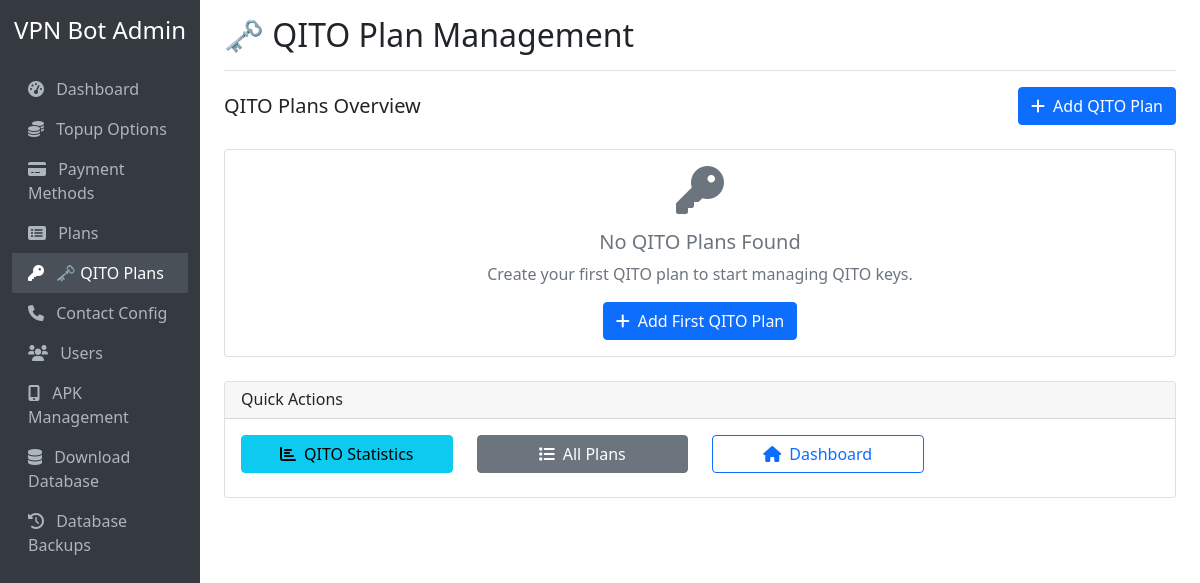
Before: /qito with the older database file.
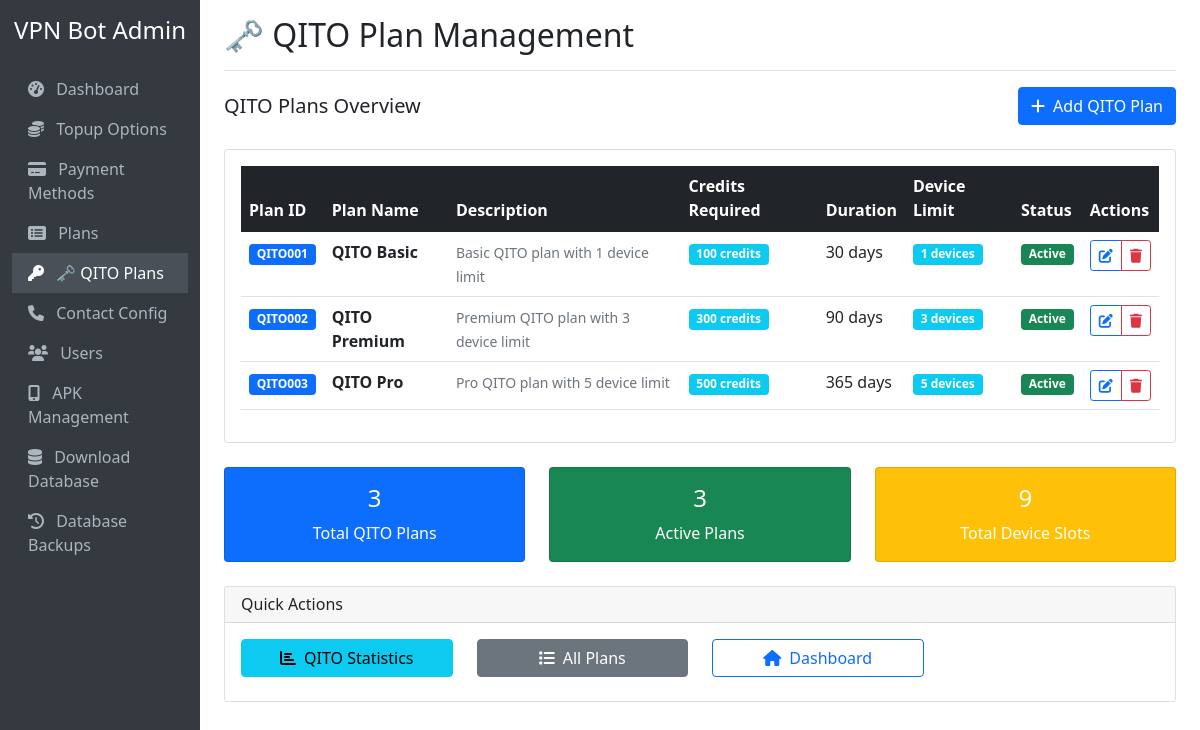
After: the same page with the newer database file.
### tables this page shows
CREATE TABLE "plans" (
                id INTEGER PRIMARY KEY AUTOINCREMENT,
                plan_id_number TEXT UNIQUE NOT NULL,
                name TEXT NOT NULL,
                description TEXT,
                credits_required INTEGER NOT NULL,
                duration_days INTEGER NOT NULL,
                is_active BOOLEAN DEFAULT 1,
                created_at TIMESTAMP DEFAULT CURRENT_TIMESTAMP,
                updated_at TIMESTAMP DEFAULT CURRENT_TIMESTAMP
            , device_limit INTEGER DEFAULT 1);

### web_admin.py (the view)
@app.route('/qito')
def qito_plan_management():
    conn = get_db_connection()
    qito_plans = conn.execute('''
        SELECT p.*,
               COALESCE(p.device_limit, 1) as device_limit
        FROM plans p
        WHERE p.name LIKE '%QITO%'
        ORDER BY p.plan_id_number
    ''').fetchall()
    conn.close()
    return render_template('qito_plan_management.html', qito_plans=qito_plans)

### web_admin.py (called while the page is built)
def get_db_connection():
    conn = sqlite3.connect(DB_FILE)
    conn.row_factory = sqlite3.Row
    return conn

### templates/qito_plan_management.html (shortened to what the changed rows need)
{% extends "base.html" %}
{% block page_title %}🗝 QITO Plan Management{% endblock %}
{% block content %}
{% if qito_plans %}
<div class="row">
    <div class="col-12">
        <div class="card">
            <div class="card-body">
                <div class="table-responsive">
                    <table class="table table-hover">
                        <thead class="table-dark">
                            <tr>
                                <th>Plan ID</th>
                                <th>Plan Name</th>
                                <th>Description</th>
                                <th>Credits Required</th>
                                <th>Duration</th>
                                <th>Device Limit</th>
                                <th>Status</th>
                                <th>Actions</th>
                            </tr>
                        </thead>
                        <tbody>
                            {% for plan in qito_plans %}
                            <tr>
                                <td>
                                    <span class="badge bg-primary">{{ plan.plan_id_number }}</span>
                                </td>
                                <td>
                                    <strong>{{ plan.name }}</strong>
                                </td>
                                <td>
                                    <small class="text-muted">{{ plan.description or 'No description' }}</small>
                                </td>
                                <td>
                                    <span class="badge bg-info">{{ plan.credits_required }} credits</span>
                                </td>
                                <td>{{ plan.duration_days }} days</td>
                                <td>
                                    <span class="badge bg-info">{{ plan.device_limit or 1 }} devices</span>
                                </td>
                                <td>
                                    {% if plan.is_active %}
                                        <span class="badge bg-success">Active</span>
                                    {% else %}
                                        <span class="badge bg-secondary">Inactive</span>
                                    {% endif %}
                                </td>
                                <td>
                                    <div class="btn-group btn-group-sm" role="group">
                                        <a href="{{ url_for('edit_qito_plan', plan_id=plan.id) }}"
                                           class="btn btn-outline-primary" title="Edit Plan">
                                            <i class="fas fa-edit"></i>
                                        </a>
                                        <a href="{{ url_for('delete_qito_plan', plan_id=plan.id) }}"
                                           class="btn btn-outline-danger"
                                           onclick="return confirm('Are you sure you want to delete this QITO plan? This action cannot be undone!')"
                                           title="Delete Plan">
                                            <i class="fas fa-trash"></i>
                                        </a>
                                    </div>
                                </td>
                            </tr>
                            {% endfor %}
                        </tbody>
                    </table>
                </div>
            </div>
        </div>
    </div>
</div>
<div class="row mt-4">
    <div class="col-md-4">
        <div class="card bg-primary text-white">
            <div class="card-body text-center">
                <h4>{{ qito_plans|length }}</h4>
                <p class="mb-0">Total QITO Plans</p>
            </div>
        </div>
    </div>
    <div class="col-md-4">
        <div class="card bg-success text-white">
            <div class="card-body text-center">
                <h4>{{ qito_plans|selectattr('is_active')|list|length }}</h4>
                <p class="mb-0">Active Plans</p>
            </div>
        </div>
    </div>
    <div class="col-md-4">
        <div class="card bg-warning text-white">
            <div class="card-body text-center">
                <h4>{{ qito_plans|sum(attribute='device_limit') or 0 }}</h4>
                <p class="mb-0">Total Device Slots</p>
            </div>
        </div>
    </div>
</div>
{% else %}
<div class="row">
    <div class="col-12">
        <div class="card">
            <div class="card-body text-center">
                <i class="fas fa-key fa-3x text-muted mb-3"></i>
                <h5 class="text-muted">No QITO Plans Found</h5>
                <p class="text-muted">Create your first QITO plan to start managing QITO keys.</p>
                <a href="{{ url_for('add_qito_plan') }}" class="btn btn-primary">
                    <i class="fas fa-plus me-2"></i>Add First QITO Plan
                </a>
            </div>
        </div>
    </div>
</div>
{% endif %}
{% endblock %}

Changed rows visible on the page:
added plans: plan_id_number "QITO001", name "QITO Basic", description "Basic QITO plan with 1 device limit", credits_required "100", duration_days "30", device_limit "1", is_active "Active"
added plans: plan_id_number "QITO002", name "QITO Premium", description "Premium QITO plan with 3 device limit", credits_required "300", duration_days "90", device_limit "3", is_active "Active"
added plans: plan_id_number "QITO003", name "QITO Pro", description "Pro QITO plan with 5 device limit", credits_required "500", duration_days "365", device_limit "5", is_active "Active"
Other visible differences:
{{ qito_plans|length }}: (not shown) → "3"
{{ qito_plans|selectattr('is_active')|list|length }}: (not shown) → "3"
{{ qito_plans|sum(attribute='device_limit') or 0 }}: (not shown) → "9"
text no longer shown: "No QITO Plans Found Create your first QITO plan to start managing QITO keys. Add First QITO Plan"
text now shown: "Plan ID Plan Name Description Credits Required Duration Device Limit Status Actions Total QITO Plans Active Plans Total Device Slots"
